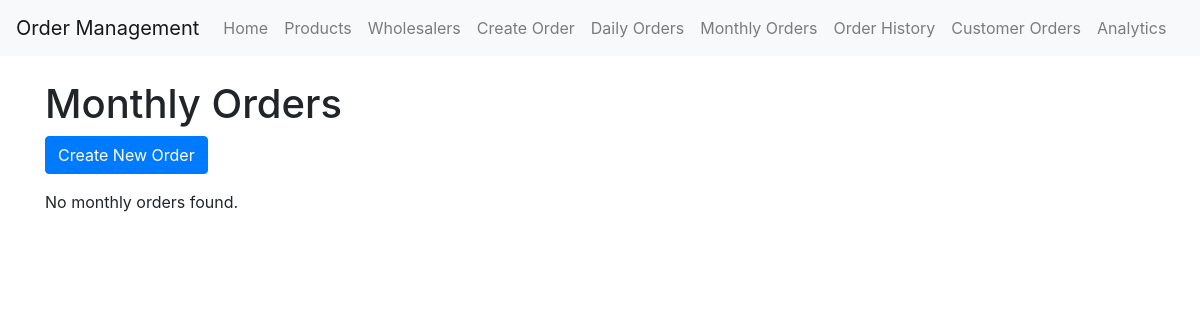
Before: /monthly_orders (signed in) with the older database file.
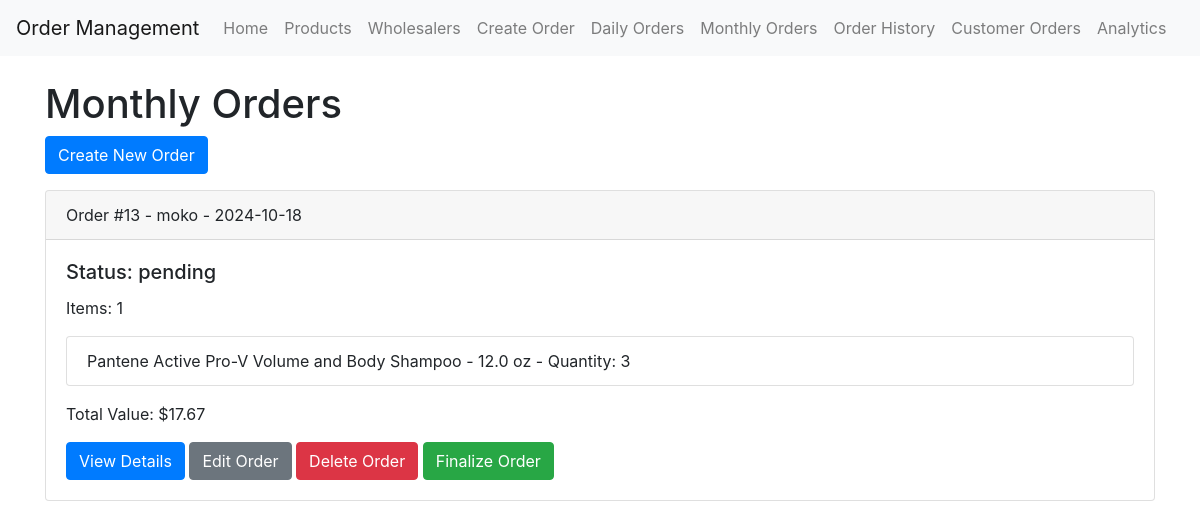
After: the same page with the newer database file.
### app/models.py (models this page shows)
class OrderList(db.Model):
    id = db.Column(db.Integer, primary_key=True)
    date = db.Column(db.Date, nullable=False, default=datetime.utcnow().date)
    wholesaler_id = db.Column(db.Integer, db.ForeignKey('wholesaler.id'), nullable=False)
    wholesaler = db.relationship('Wholesaler', back_populates='order_lists')
    items = db.relationship('OrderListItem', back_populates='order_list', cascade='all, delete-orphan')
    status = db.Column(db.String(20), default='pending')  # 'pending', 'finalized'
    type = db.Column(db.String(10), nullable=False)  # 'daily' or 'monthly'
    finalized_date = db.Column(db.DateTime)
    def total_value(self):
        return sum(item.quantity * item.product.price for item in self.items)

class Wholesaler(db.Model):
    id = db.Column(db.Integer, primary_key=True)
    name = db.Column(db.String(100), nullable=False)
    is_daily = db.Column(db.Boolean, default=False)
    contact_person = db.Column(db.String(100))
    email = db.Column(db.String(120))
    phone = db.Column(db.String(20))
    products = db.relationship('Product', back_populates='wholesaler')
    order_lists = db.relationship('OrderList', back_populates='wholesaler')

class OrderListItem(db.Model):
    id = db.Column(db.Integer, primary_key=True)
    order_list_id = db.Column(db.Integer, db.ForeignKey('order_list.id'), nullable=False)
    product_id = db.Column(db.Integer, db.ForeignKey('product.id'), nullable=False)
    quantity = db.Column(db.Integer, nullable=False)
    comment = db.Column(db.Text)
    order_list = db.relationship('OrderList', back_populates='items')
    product = db.relationship('Product', backref='order_items')

class Product(db.Model):
    id = db.Column(db.Integer, primary_key=True)
    product_id = db.Column(db.String(20), unique=True, nullable=False)
    name = db.Column(db.String(100), nullable=False)
    size = db.Column(db.String(50))
    price = db.Column(db.Float, nullable=False)
    wholesaler_id = db.Column(db.Integer, db.ForeignKey('wholesaler.id'), nullable=False)
    wholesaler = db.relationship('Wholesaler', back_populates='products')
    available_in_store = db.Column(db.Boolean, default=True)

### app/main/routes.py (the view)
@bp.route('/monthly_orders')
@login_required
def monthly_orders():
    orders = OrderList.query.filter_by(type='monthly', status='pending').options(
        joinedload(OrderList.items).joinedload(OrderListItem.product)
    ).all()
    return render_template('monthly_orders.html', title='Monthly Orders', orders=orders)

### app/models.py (called while the page is built)
@login.user_loader
def load_user(id):
    return User.query.get(int(id))

### app/templates/monthly_orders.html
{% extends "base.html" %}
{% block content %}
<h1>Monthly Orders</h1>
<div class="mb-3">
    <a href="{{ url_for('main.create_order_list') }}" class="btn btn-primary">Create New Order</a>
</div>
{% if orders %}
    {% for order in orders %}
        <div class="card mb-3">
            <div class="card-header">
                Order #{{ order.id }} - {{ order.wholesaler.name }} - {{ order.date.strftime('%Y-%m-%d') }}
            </div>
            <div class="card-body">
                <h5 class="card-title">Status: {{ order.status }}</h5>
                <p class="card-text">
                    Items: {{ order.items|length }}
                </p>
                {% if order.items %}
                    <ul class="list-group mb-3">
                        {% for item in order.items %}
                            <li class="list-group-item">
                                {{ item.product.name }} - Quantity: {{ item.quantity }}
                            </li>
                        {% endfor %}
                    </ul>
                    <p>Total Value: ${{ "%.2f"|format(order.total_value()) }}</p>
                {% else %}
                    <p>No items in this order.</p>
                {% endif %}
                <a href="{{ url_for('main.view_order', order_id=order.id) }}" class="btn btn-primary">View Details</a>
                <a href="{{ url_for('main.edit_order', order_id=order.id) }}" class="btn btn-secondary">Edit Order</a>
                <form action="{{ url_for('main.delete_order', order_id=order.id) }}" method="POST" style="display: inline;">
                    <button type="submit" class="btn btn-danger" onclick="return confirm('Are you sure you want to delete this order?')">Delete Order</button>
                </form>
                {% if order.status == 'pending' %}
                    <form action="{{ url_for('main.finalize_order', order_id=order.id) }}" method="POST" style="display: inline;">
                        <button type="submit" class="btn btn-success">Finalize Order</button>
                    </form>
                {% endif %}
            </div>
        </div>
    {% endfor %}
{% else %}
    <p>No monthly orders found.</p>
{% endif %}
{% endblock %}

Changed rows visible on the page:
added OrderList: id "13", wholesaler.name "moko", date "2024-10-18", status "pending", items|length "1"
added OrderListItem: product.name "Pantene Active Pro-V Volume and Body Shampoo - 12.0 oz", quantity "3", total_value "17.67"
Other visible differences:
text no longer shown: "No monthly orders found."
